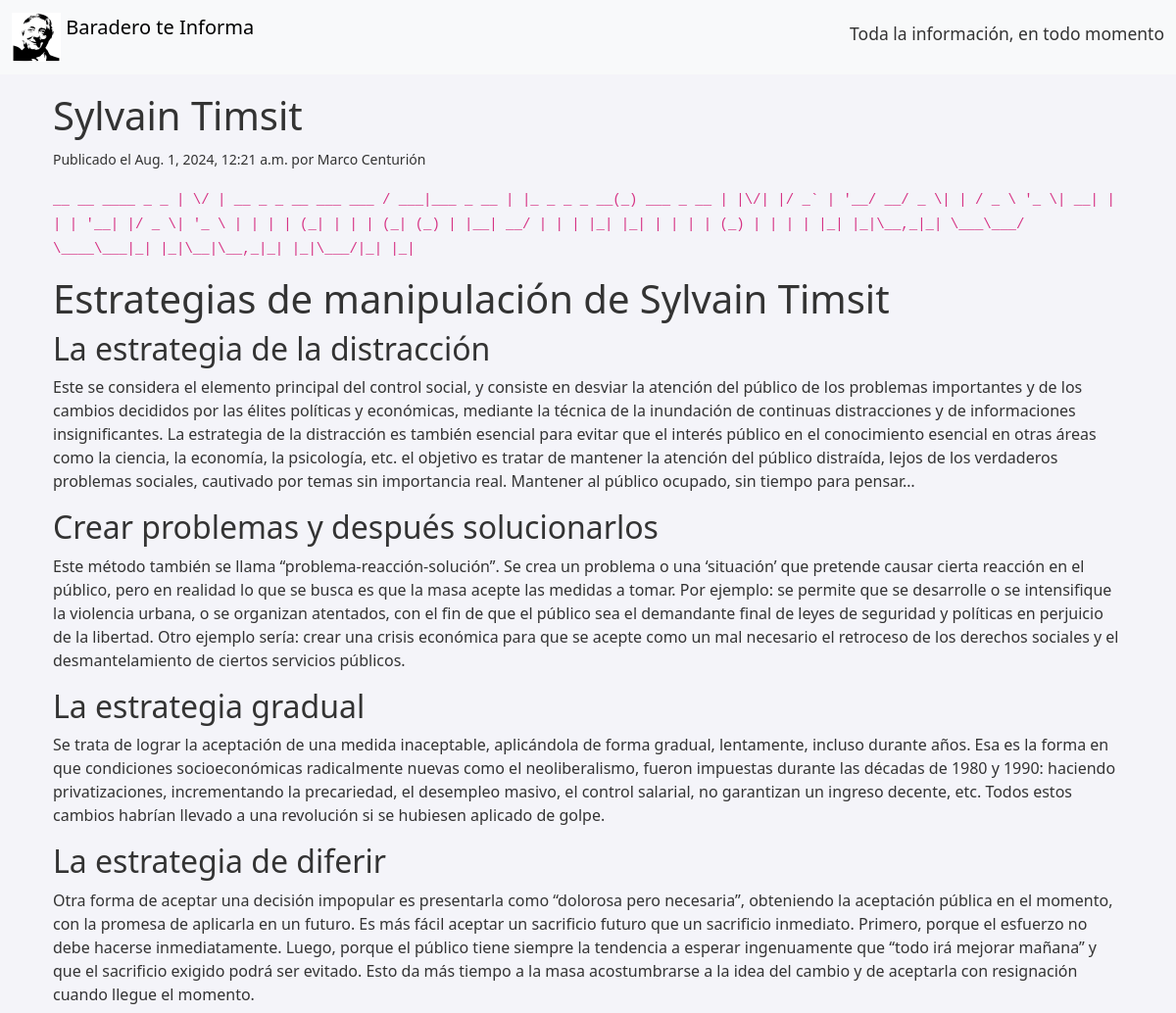
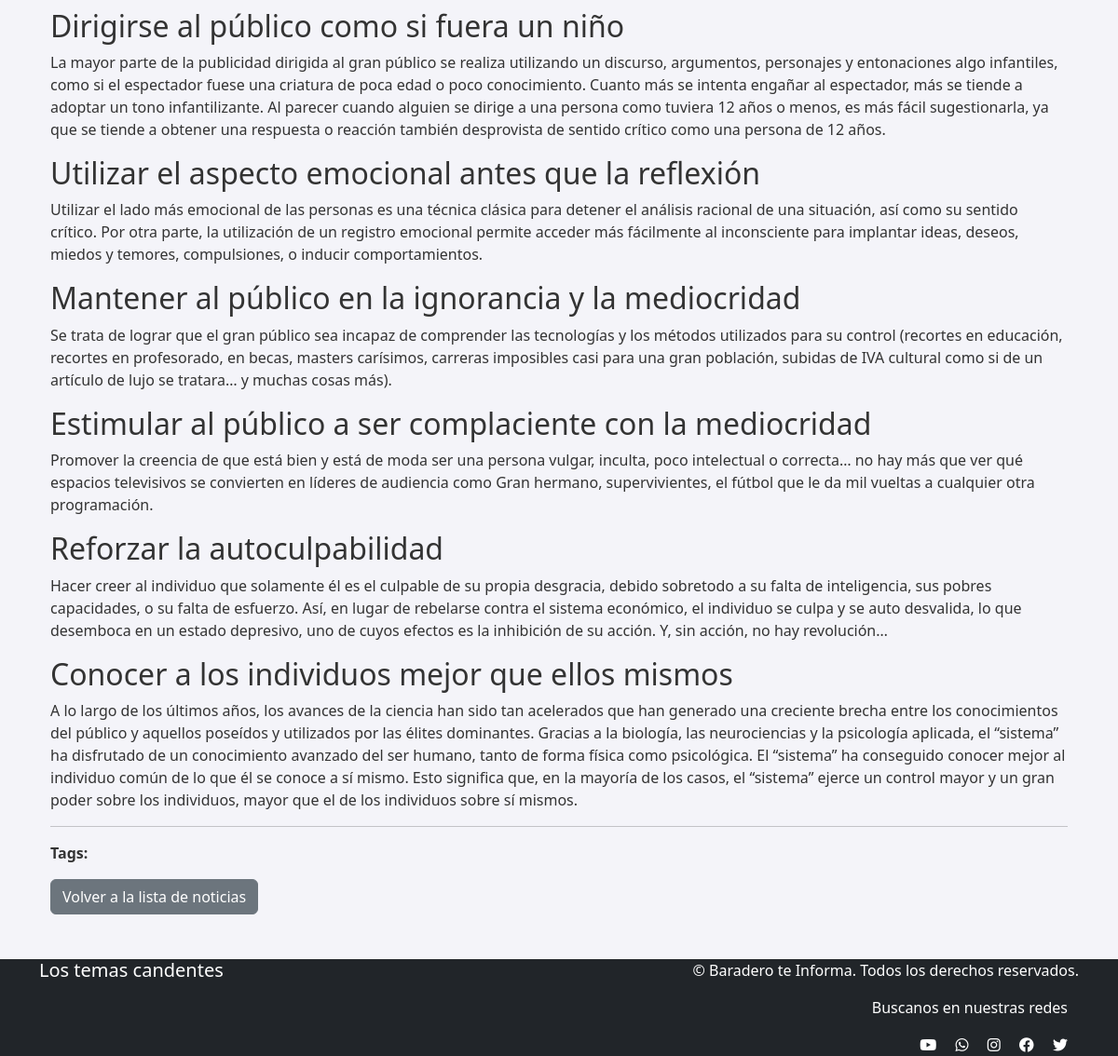
Page /noticias/3/ on the earlier database version (2 pictures, top to bottom).
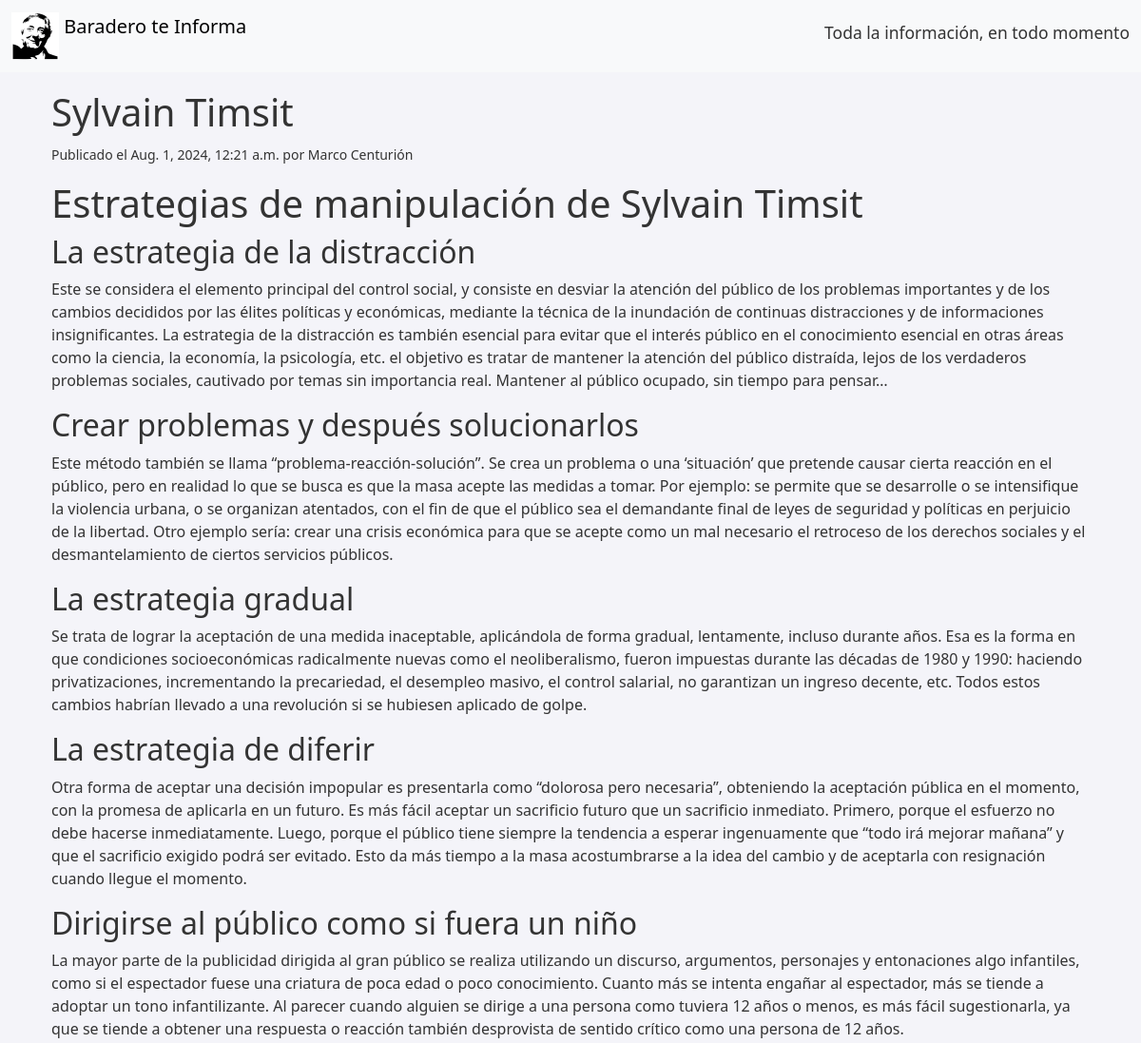
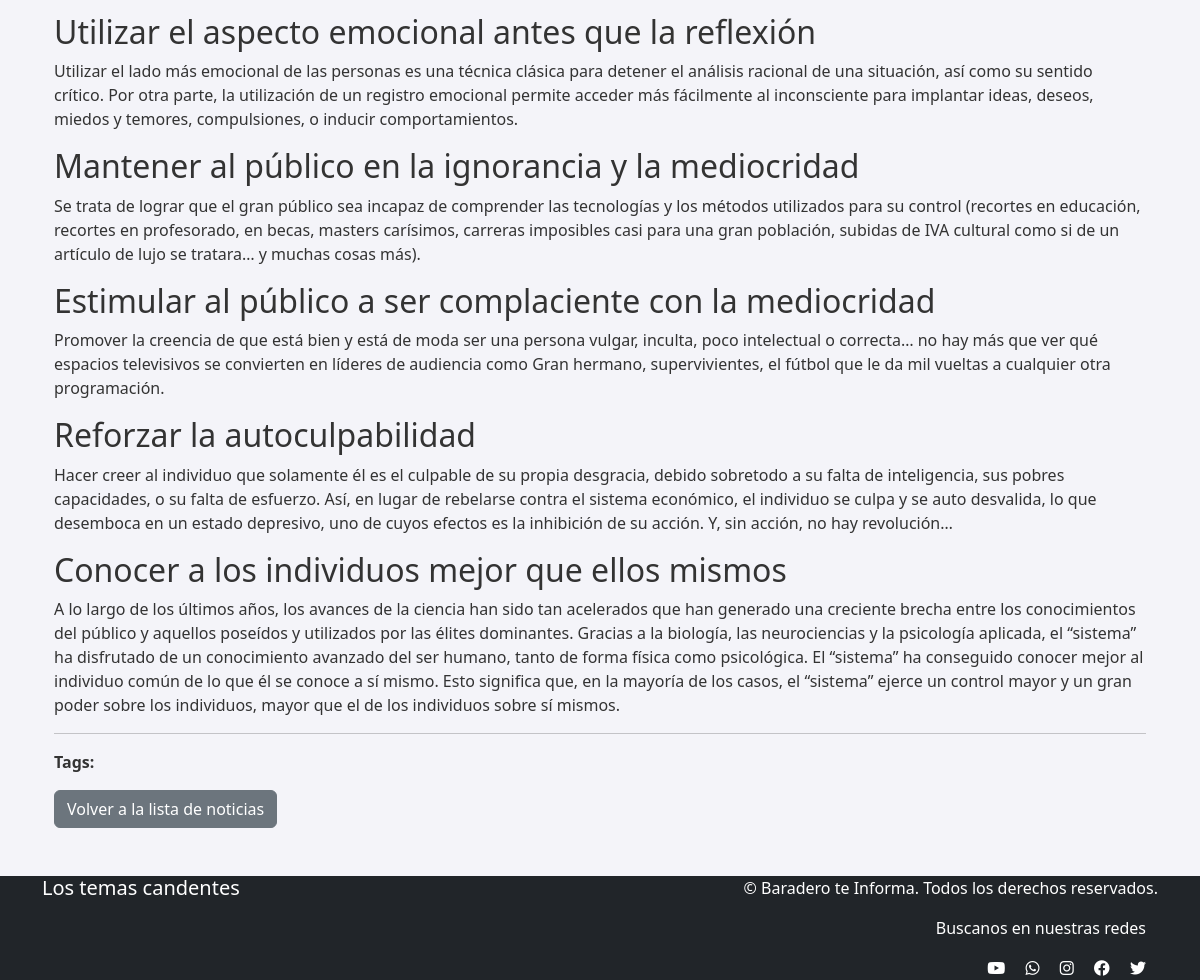
Same page on the later database version (2 pictures, top to bottom).
### noticias/models.py (models this page shows, shortened)
class Noticia(models.Model):
    titulo = models.CharField(max_length=200)
    resumen = models.TextField()
    contenido = models.TextField(null=True, blank=True)
    archivo_texto = models.FileField(upload_to='textos/', null=True, blank=True)
    categoria = models.ForeignKey(Categoria, on_delete=models.CASCADE)
    tags = models.ManyToManyField(Tag, related_name='noticias')
    fecha_creacion = models.DateTimeField(auto_now_add=True)
    nombre_usuario = models.CharField(max_length=100)
    apellido_usuario = models.CharField(max_length=100)

### noticias/views.py (the view)
# urls.py: path('<int:id>/', views.detalle_noticia, name='detalle_noticia'),
def detalle_noticia(request, id):
    noticia = get_object_or_404(Noticia, id=id)
    return render(request, 'noticias/detalle.html', {'noticia': noticia})

### noticias/templates/noticias/detalle.html (shortened to what this page needs)
{% extends 'noticias/base.html' %}
{% block content %}
<div class="container">
    <h1>{{ noticia.titulo }}</h1>
    <p><small>Publicado el {{ noticia.fecha_creacion }} por {{ noticia.nombre_usuario }} {{ noticia.apellido_usuario }}</small></p>
    <div class="content">
        {{ noticia.contenido|safe }}
    </div>
    <hr>
    <div class="tags">
        <p><strong>Tags:</strong>
        </p>
    </div>
    <a href="{% url 'noticias:listar_noticias' %}" class="btn btn-secondary">Volver a la lista de noticias</a>
</div>
{% endblock %}

### noticias/templates/noticias/base.html (shortened to what this page needs)
{% load static %}
<!DOCTYPE html>
<html lang="es">
<head>
    {% load bootstrap5 %}
    {% bootstrap_css %}
    <link rel="stylesheet" href="{% static 'css/styles.css' %}">
    <link rel="stylesheet" href="https://cdnjs.cloudflare.com/ajax/libs/font-awesome/6.0.0-beta3/css/all.min.css">
</head>
<body>
<nav class="navbar navbar-expand-lg navbar-light bg-light fixed-top">
       <div class="container-fluid">
            <a class="navbar-brand" href="#">
                <img src="{% static 'images/nestor1.png' %}" alt="Logo" width="50" height="50" class="d-inline-block align-top">
                Baradero te Informa
            </a>
            <h5><small>Toda la información, en todo momento</small></h5>
    </div>
    </nav>
    <div class="container mt-4">
        {% block content %}
        {% endblock %}
    </div>
    <footer class="bg-dark text-white mt-5">
        <div class="container py:-4">
            <div class="row">
                <div class="col-md-6">
                    <h5>Los temas candentes</h5>
                </div>
                <div class="col-md-6 text-md-end">
	<p>&copy; {{ current_year }} Baradero te Informa. Todos los derechos reservados.</p>
	<div class="container">
        <p>Buscanos en nuestras redes</p>
	<a href="https://www.youtube.com/aulavirtual" class="text-white me-3"><i class="fab fa-youtube"></i></a>
        <a href="https://wa.me/3329554222" class="text-white me-3"><i class="fab fa-whatsapp"></i></a>
        <a href="https://www.instagram.com/Baraderoteinforma" class="text-white me-3"><i class="fab fa-instagram"></i></a>
        <a href="https://www.facebook.com/baraderoteinforma" class="text-white me-3"><i class="fab fa-facebook"></i></a>
        <a href="https://twitter.com/bti" class="text-white"><i class="fab fa-twitter"></i></a>
        </div>
	</div>
        </div>
        </div>
    </footer>
</body>
</html>

### noticias/static/css/styles.css (style rules this page uses)
body { background-color: #f4f4f9; color: #333; }
.navbar { background-color: #0066cc; position: fixed; top: 0; width: 100%; z-index: 1000; }
footer { background-color: #003366; color: white; }
a { color: #0066cc; }
body { padding-top: 70px; }

Differences in the rows shown:
changed Noticia "Sylvain Timsit": contenido "__ __ ____ _ _ | \\/ | __ _ _ __ ___ ___ / ___|___ _ __ | |_ _ _ _ __(_) ___ _ __ | |\\/| |/ _` | '__/ __/ _ \\| | / _ \\ '_ \\| __| | | | '__| |/ _ \\| '_ \\ | | | | (_| | | | (_| (_) | |__| __/ | | | |_| |_| | | | | (_) | | | | |_| |_|\\__,_|_| \\___\\___/ \\____\\___|_| |_|\\__|\\__,_|_| |_|\\___/|_| |_| Estrategias de manipulación de…" → "Estrategias de manipulación de…"
